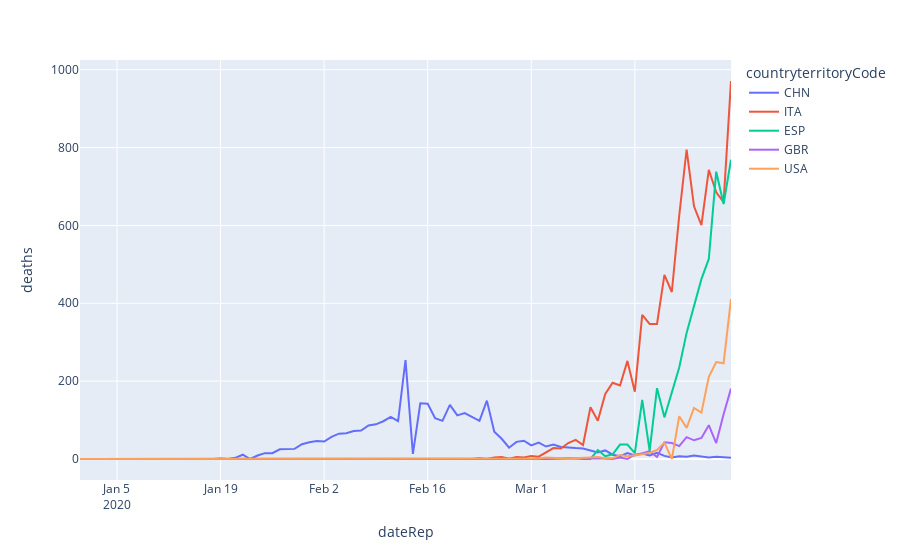

The notebook cell saved with this chart:
### Code cell
fig = px.line(df, x='dateRep', y='deaths', color='countryterritoryCode')
fig.write_image('plots/plot1.png')
fig.show()
